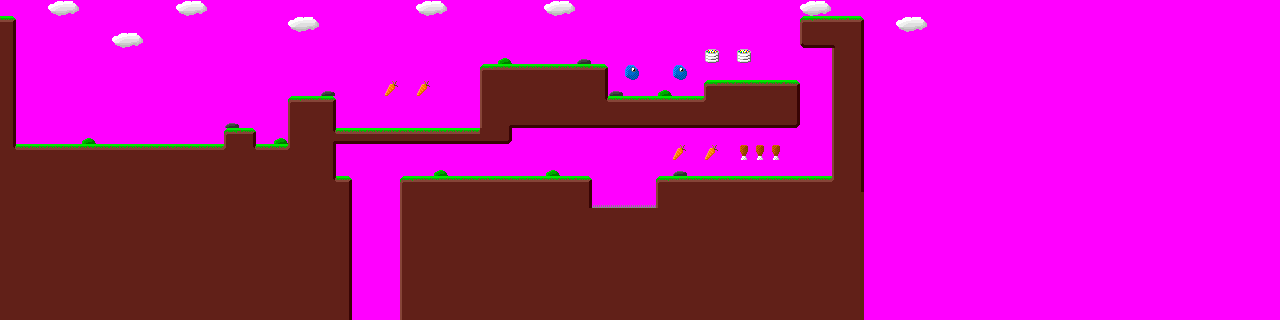

Rendered tile map (Tiled .tmx) drawn with the repository's tilesets; below, a short description and the map source with its tile grids summarised:
An orthogonal 80x20 tile map with 16x16 px tiles, 5 tile layers (DisplayBack, Collides, DisplayFront, Collects, ...), 3 tilesets and 14 objects (12x Help, Start, Finish).

<map version="1.0" orientation="orthogonal" width="80" height="20" tilewidth="16" tileheight="16">
 <properties>
  <property name="background" value="150,150,150,255" />
 </properties>
 <tileset firstgid="1" name="Grass" tilewidth="16" tileheight="16">
  <image source="../gfx/grass_tiles.png" trans="ff00ff" width="128" height="128" />
 </tileset>
 <tileset firstgid="65" name="Collects" tilewidth="16" tileheight="16">
  <image source="../gfx/collects.png" trans="ff00ff" width="128" height="128" />
 </tileset>
 <tileset firstgid="129" name="SmallEnemies" tilewidth="16" tileheight="16">
  <image source="../gfx/small_enemies.png" trans="ff00ff" width="128" height="128" />
 </tileset>
 <layer name="DisplayBack" width="80" height="20">
  <data>[1600 cells, 1600 non-empty, 14 distinct tile ids]</data>
 </layer>
 <layer name="Collides" width="80" height="20">
  <data>[1600 cells, 1600 non-empty, 3 distinct tile ids]</data>
 </layer>
 <layer name="DisplayFront" width="80" height="20">
  <data>[1600 cells, 1594 non-empty, 21 distinct tile ids]</data>
 </layer>
 <objectgroup name="Start" width="80" height="20">
  <object name="Player" type="Start" x="31" y="122" width="21" height="11" />
  <object name="Player" type="Finish" x="347" y="263" width="57" height="61" />
 </objectgroup>
 <layer name="Collects" width="80" height="20">
  <data>[1600 cells, 9 non-empty, 3 distinct tile ids]</data>
 </layer>
 <layer name="Enemies" width="80" height="20">
  <data>[1600 cells, 2 non-empty, 1 distinct tile ids]</data>
 </layer>
 <objectgroup name="Help" width="80" height="20" opacity="0.32">
  <object type="Help" x="13" y="78" width="129" height="72">
   <properties>
    <property name="text" value="Welcome! Use the arrow keys to move, and X, C, or space to jump" />
   </properties>
  </object>
  <object name="Clear" type="Help" x="618" y="21" width="75" height="72">
   <properties>
    <property name="text" value="clear" />
   </properties>
  </object>
  <object type="Help" x="271" y="23" width="80" height="69">
   <properties>
    <property name="text" value="Collect different foods to evolve your character" />
   </properties>
  </object>
  <object type="Help" x="361" y="57" width="91" height="71">
   <properties>
    <property name="text" value="Carrots make you jump higher and lose weight, at the cost of speed" />
   </properties>
  </object>
  <object type="Help" x="461" y="5" width="81" height="64">
   <properties>
    <property name="text" value="Cake helps you to gain weight, but decreases jump and speed." />
   </properties>
  </object>
  <object type="Help" x="547" y="5" width="63" height="65">
   <properties>
    <property name="text" value="However, weight is the only way to kill certain enemies" />
   </properties>
  </object>
  <object type="Help" x="677" y="119" width="85" height="63">
   <properties>
    <property name="text" value="Now some carrots so you can jump higher" />
   </properties>
  </object>
  <object name="Clear" type="Help" x="156" y="59" width="108" height="90">
   <properties>
    <property name="text" value="clear" />
   </properties>
  </object>
  <object type="Help" x="700" y="7" width="85" height="56">
   <properties>
    <property name="text" value="Now try smashing them!" />
   </properties>
  </object>
  <object type="Help" x="780" y="118" width="79" height="63">
   <properties>
    <property name="text" value="You'll need you're speed back up now. Chicken does this, but decreases weight and jump." />
   </properties>
  </object>
  <object type="Help" x="492" y="137" width="78" height="48">
   <properties>
    <property name="text" value="As you can see, you need to balance your diet depending on the level." />
   </properties>
  </object>
  <object type="Help" x="328" y="137" width="133" height="46">
   <properties>
    <property name="text" value="Now jump down the pit to finish the level" />
   </properties>
  </object>
 </objectgroup>
</map>